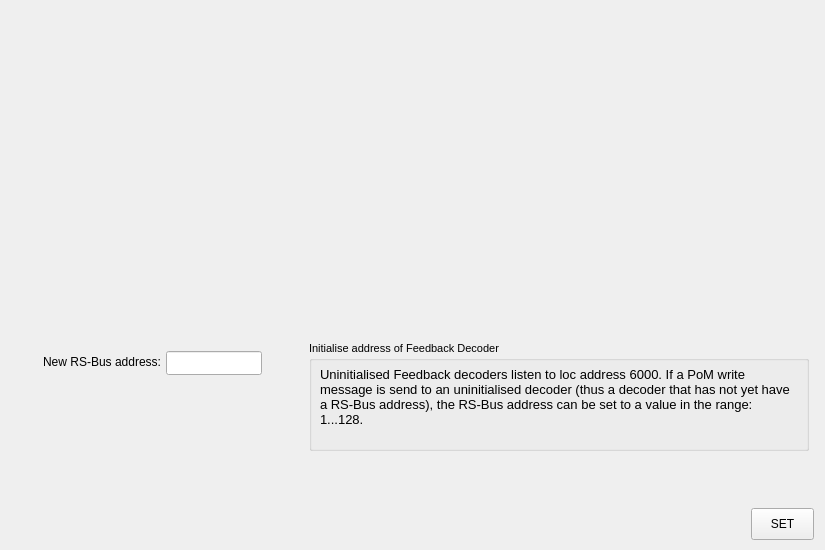
<?xml version='1.0' encoding='UTF-8'?>
<ui version="4.0">
 <class>InitialiseTab</class>
 <widget class="QWidget" name="InitialiseTab">
  <property name="geometry">
   <rect>
    <x>0</x>
    <y>0</y>
    <width>825</width>
    <height>550</height>
   </rect>
  </property>
  <widget class="QLabel" name="label1">
   <property name="geometry">
    <rect>
     <x>23</x>
     <y>354</y>
     <width>138</width>
     <height>16</height>
    </rect>
   </property>
   <property name="text">
    <string>New RS-Bus address:</string>
   </property>
   <property name="alignment">
    <set>Qt::AlignRight|Qt::AlignVCenter</set>
   </property>
  </widget>
  <widget class="QPushButton" name="buttonIniTabSet">
   <property name="geometry">
    <rect>
     <x>751</x>
     <y>508</y>
     <width>63</width>
     <height>32</height>
    </rect>
   </property>
   <property name="text">
    <string>SET</string>
   </property>
  </widget>
  <widget class="QLineEdit" name="rsAddressNew">
   <property name="geometry">
    <rect>
     <x>166</x>
     <y>351</y>
     <width>96</width>
     <height>24</height>
    </rect>
   </property>
   <property name="text">
    <string />
   </property>
   <property name="alignment">
    <set>Qt::AlignLeft|Qt::AlignVCenter</set>
   </property>
  </widget>
  <widget class="QGroupBox" name="groupBox2">
   <property name="geometry">
    <rect>
     <x>309</x>
     <y>341</y>
     <width>500</width>
     <height>110</height>
    </rect>
   </property>
   <property name="title">
    <string>Initialise address of Feedback Decoder</string>
   </property>
   <property name="font">
    <font>
     <pointsize>8</pointsize>
    </font>
   </property>
   <widget class="QLabel" name="label3">
    <property name="geometry">
     <rect>
      <x>11</x>
      <y>26</y>
      <width>470</width>
      <height>80</height>
     </rect>
    </property>
    <property name="text">
     <string>Uninitialised Feedback decoders listen to loc address 6000. If a PoM write message is send to an uninitialised decoder (thus a decoder that has not yet have a RS-Bus address), the RS-Bus address can be set to a value in the range: 1...128.</string>
    </property>
    <property name="alignment">
     <set>Qt::AlignLeft|Qt::AlignTop</set>
    </property>
    <property name="wordWrap">
     <bool>true</bool>
    </property>
    <property name="font">
     <font>
      <pointsize>10</pointsize>
      <bold>false</bold>
     </font>
    </property>
   </widget>
  </widget>
 </widget>
 <resources />
 <connections />
</ui>
